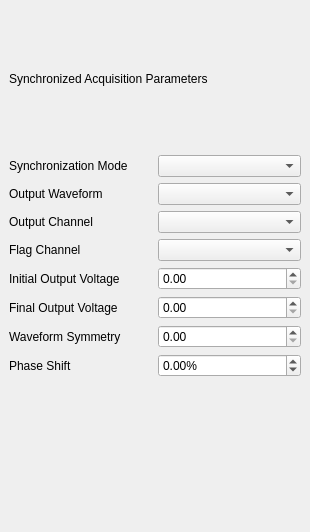
<?xml version="1.0" encoding="UTF-8"?>
<ui version="4.0">
 <class>QxrdSynchronizedAcquisitionDialog</class>
 <widget class="QDockWidget" name="QxrdSynchronizedAcquisitionDialog">
  <property name="geometry">
   <rect>
    <x>0</x>
    <y>0</y>
    <width>310</width>
    <height>532</height>
   </rect>
  </property>
  <property name="windowTitle">
   <string>Sync Acq</string>
  </property>
  <widget class="QWidget" name="dockWidgetContents">
   <layout class="QGridLayout" name="gridLayout">
    <item row="0" column="0" colspan="2">
     <widget class="QLabel" name="label">
      <property name="text">
       <string>Synchronized Acquisition Parameters</string>
      </property>
     </widget>
    </item>
    <item row="1" column="0">
     <widget class="QLabel" name="label_2">
      <property name="text">
       <string>Synchronization Mode</string>
      </property>
     </widget>
    </item>
    <item row="1" column="1">
     <widget class="QComboBox" name="m_SyncAcqMode"/>
    </item>
    <item row="2" column="0">
     <widget class="QLabel" name="label_3">
      <property name="text">
       <string>Output Waveform</string>
      </property>
     </widget>
    </item>
    <item row="2" column="1">
     <widget class="QComboBox" name="m_SyncAcqWfm"/>
    </item>
    <item row="3" column="0">
     <widget class="QLabel" name="label_7">
      <property name="text">
       <string>Output Channel</string>
      </property>
     </widget>
    </item>
    <item row="3" column="1">
     <widget class="QComboBox" name="m_SyncAcqOutChan">
      <property name="toolTip">
       <string>Output channel for synchronization waveform</string>
      </property>
     </widget>
    </item>
    <item row="4" column="0">
     <widget class="QLabel" name="label_8">
      <property name="text">
       <string>Flag Channel</string>
      </property>
     </widget>
    </item>
    <item row="4" column="1">
     <widget class="QComboBox" name="m_SyncAcqFlagChan"/>
    </item>
    <item row="5" column="0">
     <widget class="QLabel" name="label_4">
      <property name="text">
       <string>Initial Output Voltage</string>
      </property>
     </widget>
    </item>
    <item row="5" column="1">
     <widget class="QDoubleSpinBox" name="m_SyncAcqMinimum">
      <property name="toolTip">
       <string>Output voltage at waveform minimum: range -10V .. 10V
Script property: synchronization.syncAcquisitionMinimum</string>
      </property>
     </widget>
    </item>
    <item row="6" column="0">
     <widget class="QLabel" name="label_5">
      <property name="text">
       <string>Final Output Voltage</string>
      </property>
     </widget>
    </item>
    <item row="6" column="1">
     <widget class="QDoubleSpinBox" name="m_SyncAcqMaximum">
      <property name="toolTip">
       <string>Output voltage at waveform maximum: range -10V .. 10V
Script property: synchronization.syncAcquisitionMaximum</string>
      </property>
     </widget>
    </item>
    <item row="7" column="0">
     <widget class="QLabel" name="label_6">
      <property name="text">
       <string>Waveform Symmetry</string>
      </property>
     </widget>
    </item>
    <item row="7" column="1">
     <widget class="QDoubleSpinBox" name="m_SyncAcqSymmetry">
      <property name="toolTip">
       <string>Waveform symmetry factor (range -1..+1)
Script property: synchronization.syncAcquisitionSymmetry</string>
      </property>
     </widget>
    </item>
    <item row="9" column="0" colspan="2">
     <widget class="QxrdSynchronizedAcquisitionPlot" name="m_WaveformPlot"/>
    </item>
    <item row="8" column="0">
     <widget class="QLabel" name="label_9">
      <property name="text">
       <string>Phase Shift</string>
      </property>
     </widget>
    </item>
    <item row="8" column="1">
     <widget class="QDoubleSpinBox" name="m_SyncAcqPhaseShift">
      <property name="toolTip">
       <string>Phase shift of synchronization waveform 
as percentage of sync waveform period - range -100% .. 100%
Script Property synchronization.syncAcquisitionPhaseShift</string>
      </property>
      <property name="suffix">
       <string>%</string>
      </property>
      <property name="minimum">
       <double>-100.000000000000000</double>
      </property>
      <property name="maximum">
       <double>100.000000000000000</double>
      </property>
     </widget>
    </item>
   </layout>
  </widget>
 </widget>
 <customwidgets>
  <customwidget>
   <class>QwtPlot</class>
   <extends>QFrame</extends>
   <header>qwt_plot.h</header>
  </customwidget>
  <customwidget>
   <class>QxrdSynchronizedAcquisitionPlot</class>
   <extends>QwtPlot</extends>
   <header>qxrdsynchronizedacquisitionplot.h</header>
   <container>1</container>
  </customwidget>
 </customwidgets>
 <resources/>
 <connections/>
</ui>
